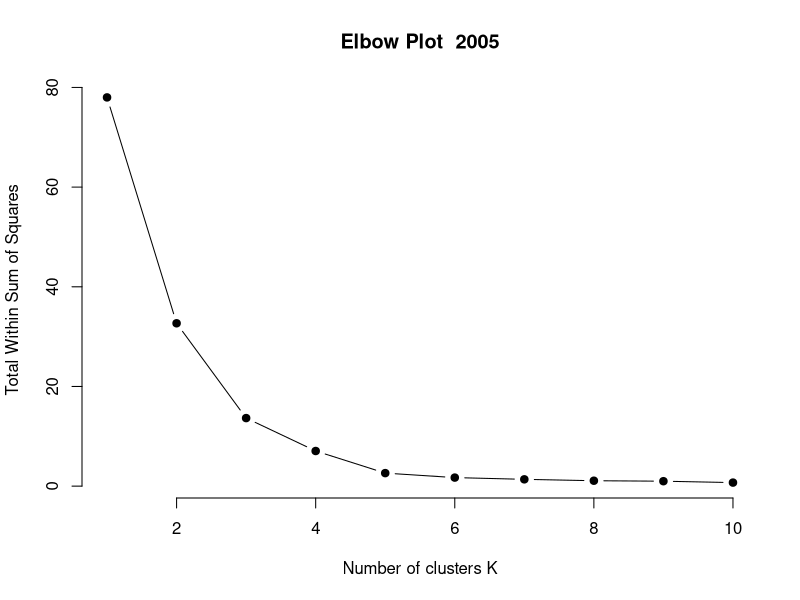
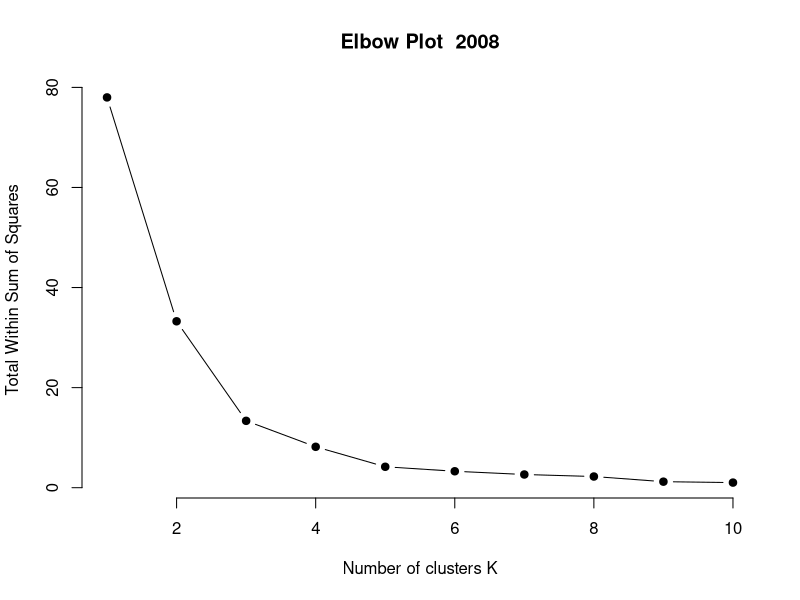
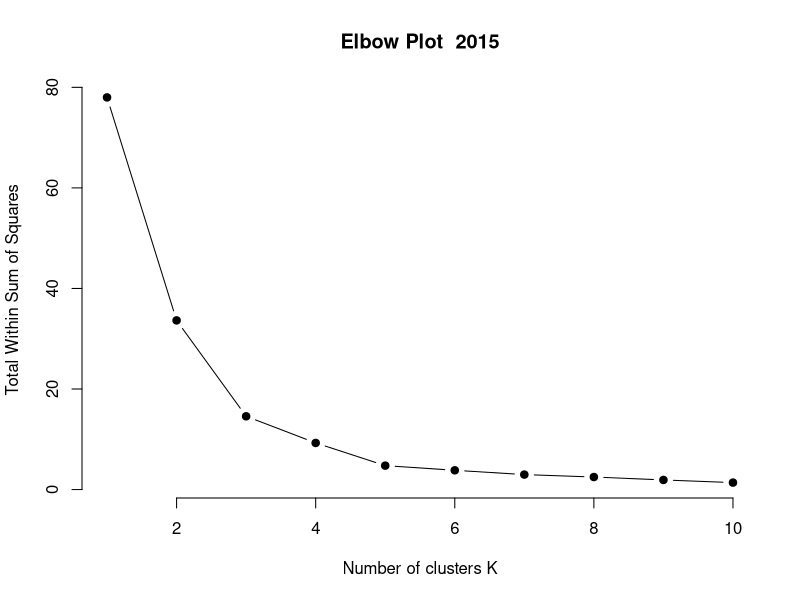
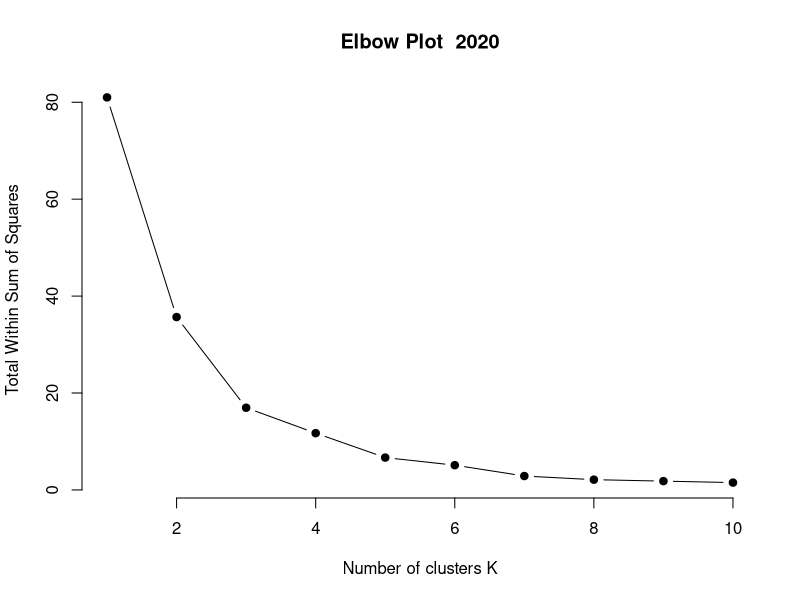

R code for these plots, in order: (Note: this script raises an error after producing the figures.)
library(dplyr)
library(tidyr)
library(ggplot2)
library(cluster)


calculate_elbow_point <- function(data, year, max_clusters = 10) {
  wss <- numeric(max_clusters)
  
  # Filter for the specific year
  year_data <- data %>% filter(Time == year)
  
  # Aggregate data by Country and Indicator, calculating the mean
  aggregated_data <- year_data %>%
    group_by(Country, Indicator) %>%
    summarize(Value = mean(Value, na.rm = TRUE)) %>%
    spread(Indicator, Value)
  
  # Remove any rows with NA
  aggregated_data <- na.omit(aggregated_data)
  
  # Normalize the data
  scaled_data <- scale(aggregated_data[,-1])
  
  for (k in 1:max_clusters) {
    kmeans_result <- kmeans(scaled_data, centers = k, nstart = 10)
    wss[k] <- kmeans_result$tot.withinss
  }
  
  plot(1:max_clusters, wss, type = "b", pch = 19, frame = FALSE,
       xlab = "Number of clusters K", ylab = "Total Within Sum of Squares",
       main = paste("Elbow Plot ", year))
  
  #Save the plot
  dev.copy(png, file = paste0("Data/Clustering/elbow_plot_",year,".png"))
  dev.off()
}


kmeans_clustering <- function(data, year, k) {
  # Filter for the specific year
  year_data <- data %>% filter(Time == year)
  
  # Aggregate data by Country and Indicator, calculating the mean
  aggregated_data <- year_data %>%
    group_by(Country, Indicator) %>%
    summarize(Value = mean(Value, na.rm = TRUE)) %>%
    spread(Indicator, Value)
  
  # Remove any rows with NA
  aggregated_data <- na.omit(aggregated_data)
  
  # Normalize the data
  scaled_data <- scale(aggregated_data[,-1])
  
  # Apply k-means clustering with the Elbow Method
  set.seed(42)
  kmeans_result <- kmeans(scaled_data, centers = k)
  
  # Calculate the between/total ratio
  between_total_ratio <- calculate_between_total_ratio(kmeans_result, scaled_data)
  
  # Add the clusters to the aggregated data
  aggregated_data$Cluster <- as.factor(kmeans_result$cluster)
  
  # Add a column for the year
  aggregated_data$Year <- year
  
  # Add a column for the between/total ratio
  aggregated_data$BetweenTotalRatio <- between_total_ratio
  
  return(aggregated_data)
}


calculate_between_total_ratio <- function(kmeans_result, data) {
  # Calculate the global mean
  global_mean <- colMeans(data)
  
  # Calculate the total sum of squares
  total_ss <- sum(rowSums((data - global_mean)^2))
  
  # Calculate the between sum of squares
  cluster_means <- kmeans_result$centers
  sizes <- kmeans_result$size
  between_ss <- sum(sizes * rowSums((cluster_means - global_mean)^2))
  
  # Compute between/total
  ratio <- between_ss / total_ss
  return(ratio)
}


##################################### MAIN #####################################

# Load dataset
dataset <- read.csv("Data/final_dataset.csv")

# Define years of interest
years_of_interest <- c(2005, 2008, 2015, 2020)

#Define indicator of interest
indicators_of_interest <- c("Level of consumption (at farm gate)", "Level of production", "Producer price (at farm gate)")

# Filter dataset for relevant indicators and years
filtered_dataset <- dataset %>%
  filter(Indicator %in% indicators_of_interest &
           Time %in% years_of_interest)

#Calculate the elbow point for the years_of_interest
lapply(years_of_interest, function(year) calculate_elbow_point(filtered_dataset, year))

# Ask the user to insert the number of clusters for each year
input <- readline(prompt = "Insert the optimal number of clusters for each year (separated by spaces):")
optimal_k <- as.numeric(unlist(strsplit(input, " ")))
print(optimal_k)

# Apply k-means clustering with the Elbow Method for each year of interest
kmeans_cluster_results <- lapply(1:length(years_of_interest), function(i) kmeans_clustering(filtered_dataset, years_of_interest[i], optimal_k[i]))


# Combine the results into a single dataframe
combined_kmeans_results <- bind_rows(kmeans_cluster_results)

# Print the results
print(combined_kmeans_results)
write.csv(combined_kmeans_results, "Data/Clustering/kmeans_results.csv")

# Visualize the movements of countries between clusters over time
ggplot(combined_kmeans_results, aes(x = Year, y = Country, color = Cluster, group = Country)) +
  geom_line(size = 1) +
  geom_point(size = 3) +
  labs(title = "Clusters evolution in years", x = "Year", y = "Country") +
  theme_minimal()

# Save the plot
ggsave("Data/Clustering/kmeans_cluster_movements.png",width = 10 , height = 8)

